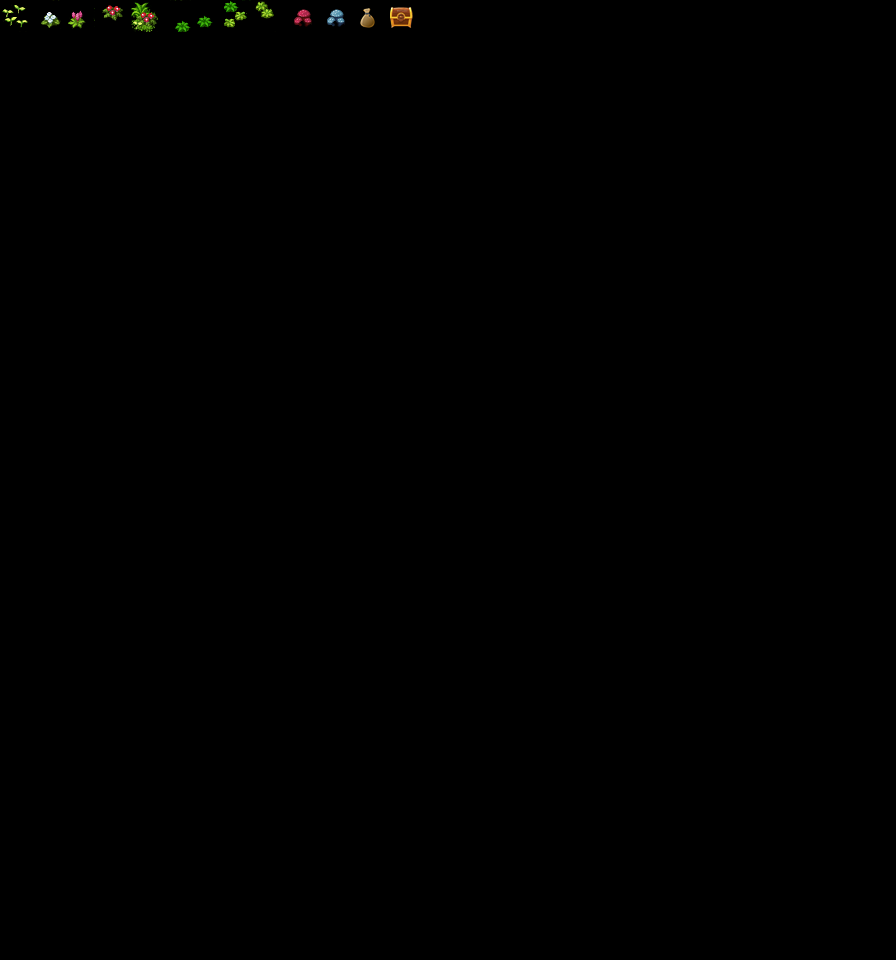

The image is a tile-based game level rendered from a .tmx file. Its description and complete source (layers, tilesets, objects, tile grids) follow:
An orthogonal 28x30 tile map with 32x32 px tiles, 1 tile layer (Tile Layer 2), 6 tilesets.

<map version="1.0" tiledversion="1.1.5" orientation="orthogonal" renderorder="right-down" width="28" height="30" tilewidth="32" tileheight="32" infinite="0" nextobjectid="1">
 <tileset firstgid="1" name="discordantTriggers" tilewidth="32" tileheight="32" tilecount="900" columns="30">
  <image source="../../tilesets/discordantTriggers.png" width="960" height="960" />
 </tileset>
 <tileset firstgid="901" name="Inq XP WM - World Map" tilewidth="32" tileheight="32" tilecount="4112" columns="8">
  <image source="../../tilesets/Inq XP WM - World Map.png" width="256" height="16448" />
 </tileset>
 <tileset firstgid="5013" name="objects_tilset_32" tilewidth="32" tileheight="32" tilecount="130" columns="10">
  <image source="../../tilesets/objects_tilset_32.png" width="320" height="416" />
 </tileset>
 <tileset firstgid="5143" name="Inq XP WM - World Map ex" tilewidth="32" tileheight="32" tilecount="4112" columns="8">
  <image source="../../tilesets/Inq_XP_WM_-_World_Map_ex.png" width="256" height="16448" />
 </tileset>
 <tileset firstgid="9255" name="blowharder_32x32" tilewidth="32" tileheight="32" tilecount="4408" columns="116">
  <image source="../../tilesets/blowharder_32x32.png" width="3712" height="1216" />
 </tileset>
 <tileset firstgid="13663" name="Inq XP WM - World Map" tilewidth="32" tileheight="32" tilecount="4112" columns="8">
  <image source="../../tilesets/Inq XP WM - World Map.png" width="256" height="16448" />
 </tileset>
 <layer name="Tile Layer 2" width="28" height="30">
  <data encoding="csv">
91,121,151,181,211,241,242,271,272,301,331,32,34,0,0,0,0,0,0,0,0,0,0,0,0,0,0,0,
0,0,0,0,0,0,0,0,0,0,0,0,0,0,0,0,0,0,0,0,0,0,0,0,0,0,0,0,
0,0,0,0,0,0,0,0,0,0,0,0,0,0,0,0,0,0,0,0,0,0,0,0,0,0,0,0,
0,0,0,0,0,0,0,0,0,0,0,0,0,0,0,0,0,0,0,0,0,0,0,0,0,0,0,0,
0,0,0,0,0,0,0,0,0,0,0,0,0,0,0,0,0,0,0,0,0,0,0,0,0,0,0,0,
0,0,0,0,0,0,0,0,0,0,0,0,0,0,0,0,0,0,0,0,0,0,0,0,0,0,0,0,
0,0,0,0,0,0,0,0,0,0,0,0,0,0,0,0,0,0,0,0,0,0,0,0,0,0,0,0,
0,0,0,0,0,0,0,0,0,0,0,0,0,0,0,0,0,0,0,0,0,0,0,0,0,0,0,0,
0,0,0,0,0,0,0,0,0,0,0,0,0,0,0,0,0,0,0,0,0,0,0,0,0,0,0,0,
0,0,0,0,0,0,0,0,0,0,0,0,0,0,0,0,0,0,0,0,0,0,0,0,0,0,0,0,
0,0,0,0,0,0,0,0,0,0,0,0,0,0,0,0,0,0,0,0,0,0,0,0,0,0,0,0,
0,0,0,0,0,0,0,0,0,0,0,0,0,0,0,0,0,0,0,0,0,0,0,0,0,0,0,0,
0,0,0,0,0,0,0,0,0,0,0,0,0,0,0,0,0,0,0,0,0,0,0,0,0,0,0,0,
0,0,0,0,0,0,0,0,0,0,0,0,0,0,0,0,0,0,0,0,0,0,0,0,0,0,0,0,
0,0,0,0,0,0,0,0,0,0,0,0,0,0,0,0,0,0,0,0,0,0,0,0,0,0,0,0,
0,0,0,0,0,0,0,0,0,0,0,0,0,0,0,0,0,0,0,0,0,0,0,0,0,0,0,0,
0,0,0,0,0,0,0,0,0,0,0,0,0,0,0,0,0,0,0,0,0,0,0,0,0,0,0,0,
0,0,0,0,0,0,0,0,0,0,0,0,0,0,0,0,0,0,0,0,0,0,0,0,0,0,0,0,
0,0,0,0,0,0,0,0,0,0,0,0,0,0,0,0,0,0,0,0,0,0,0,0,0,0,0,0,
0,0,0,0,0,0,0,0,0,0,0,0,0,0,0,0,0,0,0,0,0,0,0,0,0,0,0,0,
0,0,0,0,0,0,0,0,0,0,0,0,0,0,0,0,0,0,0,0,0,0,0,0,0,0,0,0,
0,0,0,0,0,0,0,0,0,0,0,0,0,0,0,0,0,0,0,0,0,0,0,0,0,0,0,0,
0,0,0,0,0,0,0,0,0,0,0,0,0,0,0,0,0,0,0,0,0,0,0,0,0,0,0,0,
0,0,0,0,0,0,0,0,0,0,0,0,0,0,0,0,0,0,0,0,0,0,0,0,0,0,0,0,
0,0,0,0,0,0,0,0,0,0,0,0,0,0,0,0,0,0,0,0,0,0,0,0,0,0,0,0,
0,0,0,0,0,0,0,0,0,0,0,0,0,0,0,0,0,0,0,0,0,0,0,0,0,0,0,0,
0,0,0,0,0,0,0,0,0,0,0,0,0,0,0,0,0,0,0,0,0,0,0,0,0,0,0,0,
0,0,0,0,0,0,0,0,0,0,0,0,0,0,0,0,0,0,0,0,0,0,0,0,0,0,0,0,
0,0,0,0,0,0,0,0,0,0,0,0,0,0,0,0,0,0,0,0,0,0,0,0,0,0,0,0,
0,0,0,0,0,0,0,0,0,0,0,0,0,0,0,0,0,0,0,0,0,0,0,0,0,0,0,0
</data>
 </layer>
</map>
